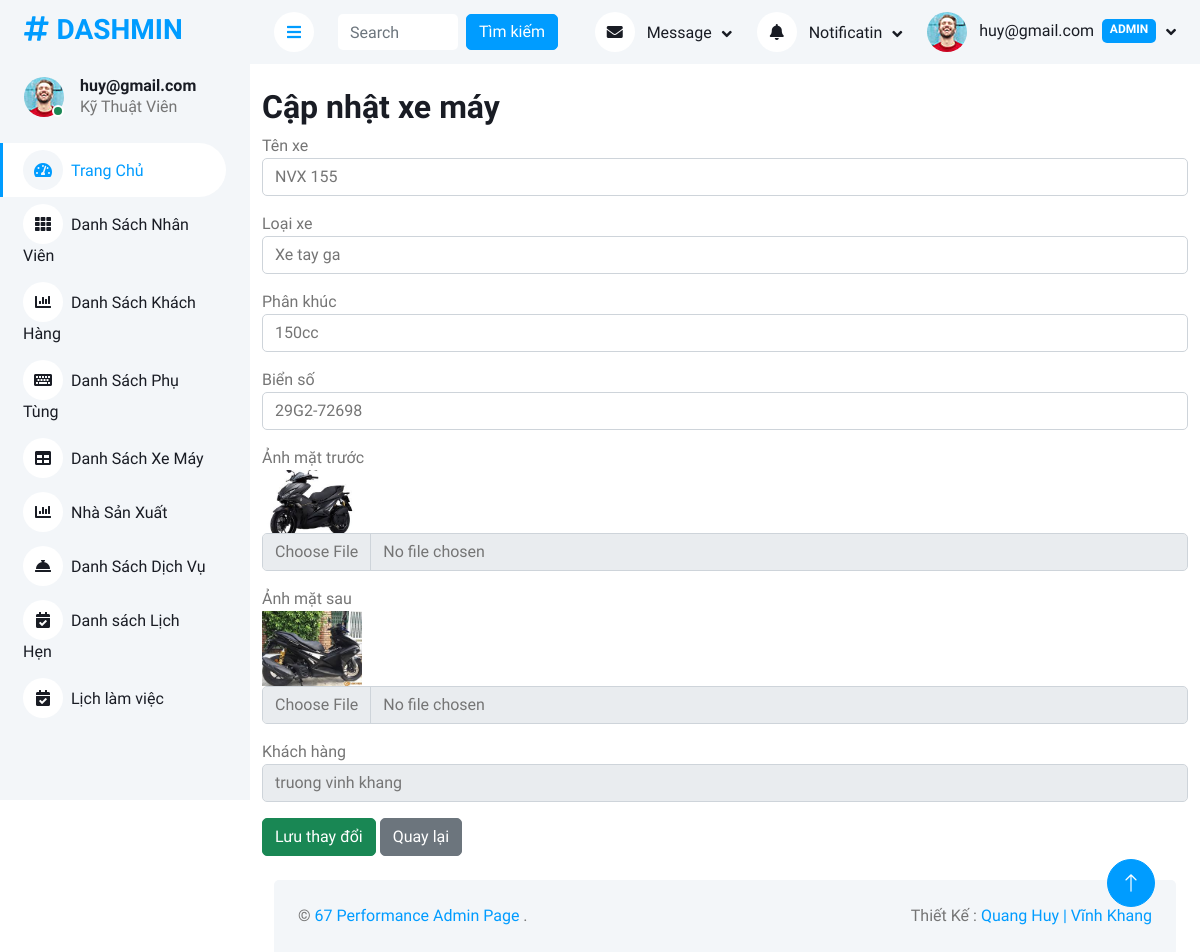
Page /Admin/table.php?controller=xemay&action=sua&MaXE=9 (signed in) on the committed database.
### tables this page shows
CREATE TABLE `xemay` (
  `MaXE` int(11) NOT NULL,
  `TenXe` varchar(255) DEFAULT NULL,
  `LoaiXe` varchar(255) DEFAULT NULL,
  `PhanKhuc` varchar(255) DEFAULT NULL,
  `BienSoXe` varchar(255) DEFAULT NULL,
  `HinhAnhMatTruocXe` varchar(255) DEFAULT NULL,
  `HinhAnhMatSauXe` varchar(255) DEFAULT NULL,
  `hoadon_MaHD` int(11) DEFAULT NULL,
  `khachhang_MaKH` int(11) DEFAULT NULL
);

CREATE TABLE `khachhang` (
  `MaKH` int(11) NOT NULL,
  `TenKH` varchar(100) DEFAULT NULL,
  `Email` varchar(30) DEFAULT NULL,
  `MatKhau` varchar(255) DEFAULT NULL,
  `DiaChi` text DEFAULT NULL,
  `SDT` varchar(10) DEFAULT NULL,
  `TrangThai` enum('hoat_dong','bi_khoa') DEFAULT NULL,
  `Reset_token` text DEFAULT NULL,
  `admin_AdminID` int(11) DEFAULT NULL
);

### Admin/controllers/XeMayController.php (called while the page is built, shortened)
<?php
require_once __DIR__ . '/../models/XeMayModel.php';
require_once __DIR__ . '/../db.php';
class XeMayController
{
    private $model;
    public function __construct()
    {
        $this->model = new XeMayModel(connectDB());
    }
    public function sua()
    {
        $MaXE = $_GET['MaXE'] ?? null;
        $khachhangs = $this->model->getAllKhachHang();
        $xemay = $this->model->getById($MaXE);
        include __DIR__ . '/../views/xemay/sua.php';
    }
}

### Admin/db.php (called while the page is built)
<?php
function connectDB()
{
    $host = 'localhost';
    $dbname = 'quanlybaoduongxe';
    $username = 'root';
    $password = '';
    try {
        $pdo = new PDO("mysql:host=$host;dbname=$dbname;charset=utf8mb4", $username, $password);
        $pdo->setAttribute(PDO::ATTR_ERRMODE, PDO::ERRMODE_EXCEPTION);
        return $pdo;
    } catch (PDOException $e) {
        die("Kết nối thất bại: " . $e->getMessage());
    }
}
?>

### Admin/models/XeMayModel.php (called while the page is built, shortened)
<?php
class XeMayModel
{
    private $conn;
    public function __construct($conn)
    {
        $this->conn = $conn;
    }
    public function getById($MaXE)
    {
        $stmt = $this->conn->prepare("SELECT * FROM xemay WHERE MaXE = ?");
        $stmt->execute([$MaXE]);
        return $stmt->fetch(PDO::FETCH_ASSOC);
    }
    public function getAllKhachHang()
    {
        $sql = "SELECT * FROM khachhang ORDER BY TenKH";
        $stmt = $this->conn->query($sql);
        return $stmt->fetchAll(PDO::FETCH_ASSOC);
    }
}

### Admin/views/xemay/sua.php (the view, shortened to what this page needs)
<div class="container mt-4">
    <h2>Cập nhật xe máy</h2>
    <form method="post" action="" enctype="multipart/form-data">
        <div class="mb-3">
            <label>Tên xe</label>
            <input type="text" name="TenXe" class="form-control" value="<?= htmlspecialchars($xemay['TenXe']) ?>" required>
        </div>
        <div class="mb-3">
            <label>Loại xe</label>
            <input type="text" name="LoaiXe" class="form-control" value="<?= htmlspecialchars($xemay['LoaiXe']) ?>">
        </div>
        <div class="mb-3">
            <label>Phân khúc</label>
            <input type="text" name="PhanKhuc" class="form-control" value="<?= htmlspecialchars($xemay['PhanKhuc']) ?>">
        </div>
        <div class="mb-3">
            <label>Biển số</label>
            <input type="text" name="BienSoXe" class="form-control" value="<?= htmlspecialchars($xemay['BienSoXe']) ?>">
        </div>
        <div class="mb-3">
            <label>Ảnh mặt trước</label>
            <?php if ($xemay['HinhAnhMatTruocXe']): ?>
                <div>
                    <img src="uploads/<?= htmlspecialchars($xemay['HinhAnhMatTruocXe']) ?>" style="max-width:100px;">
                </div>
            <?php endif; ?>
            <input type="file" name="HinhAnhMatTruocXe" class="form-control">
        </div>
        <div class="mb-3">
            <label>Ảnh mặt sau</label>
            <?php if ($xemay['HinhAnhMatSauXe']): ?>
                <div>
                    <img src="uploads/<?= htmlspecialchars($xemay['HinhAnhMatSauXe']) ?>" style="max-width:100px;">
                </div>
            <?php endif; ?>
            <input type="file" name="HinhAnhMatSauXe" class="form-control">
        </div>
        <div class="mb-3">
            <label>Khách hàng</label>
            <select name="khachhang_MaKH" class="form-control" required>
                <?php foreach ($khachhangs as $kh): ?>
                    <option value="<?= $kh['MaKH'] ?>" <?= $xemay['khachhang_MaKH']==$kh['MaKH'] ? 'selected' : '' ?>>
                        <?= htmlspecialchars($kh['TenKH']) ?>
                    </option>
                <?php endforeach; ?>
            </select>
        </div>
        <button type="submit" class="btn btn-success">Lưu thay đổi</button>
        <a href="table.php?controller=xemay&action=index" class="btn btn-secondary">Quay lại</a>
    </form>
</div>

### Admin/css/style.css (style rules this page uses)
:root { --primary: #009CFF; --light: #F3F6F9; --dark: #191C24; }
.btn { transition: .5s; }

### rows in the picture
xemay: TenXe "NVX 155", LoaiXe "Xe tay ga", PhanKhuc "150cc", BienSoXe "29G2-72698", HinhAnhMatTruocXe (picture), HinhAnhMatSauXe (picture), khachhang_MaKH "truong vinh khang"

### other values in the picture
$displayName "huy@gmail.com"
$roleLabel "Kỹ Thuật Viên"
